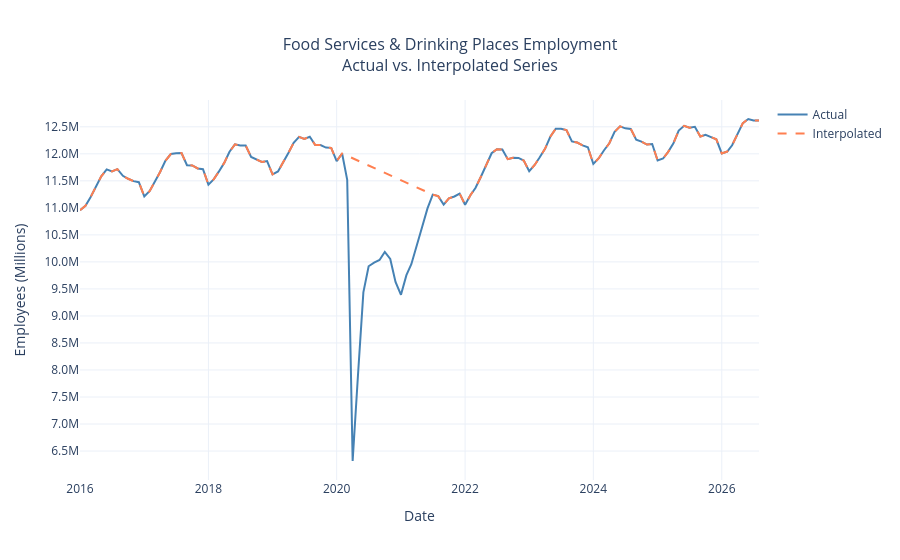

Notebook source saved alongside this figure:
### Markdown cell above
## Full Series

Before diving in, it’s worth clarifying what “food services and drinking places” actually includes. This category covers restaurants, bars, food trucks, and other establishments where food and drinks are prepared and served to customers, whether that’s full-service dining, fast food, or takeout.

Employment in food services and drinking places grew steadily from about 10.95 million in January 2016 to a peak of roughly 12.32 million in August 2019. Going into 2020, that upward trend appeared likely to continue. Instead, employment fell sharply during the onset of the COVID-19 pandemic, declining by about 5.7 million jobs from February to April, nearly 50% of total employment in the industry.

Sharp increases in employment were reported in May and June 2020, but the industry didn’t fully recover to February 2020 levels until June 2022, more than two years later.

Since then, growth has been more gradual, with employment generally trending upward despite the seasonal fluctuations visible in the series. In April, employment rose above the pre-pandemic peak for the first time in 2026. Employment continued to rise through June, reaching about 12.64 million, before easing slightly in July and August. Even with that slight pullback, employment has remained above the pre-pandemic peak for five consecutive months in 2026.

Note: This data comes from the Current Employment Statistics (CES) and reflects payroll positions, not individual workers. If someone holds two restaurant jobs, they are counted twice. At the same time, workers paid off payroll are not included. So this is best interpreted as a measure of formal payroll activity in the industry rather than a count of unique people.

### Code cell
# =============================================================================
# COVID Interpolation
# =============================================================================

df_raw = df.copy()
df_interp = df.copy()
df_interp.loc['2020-03-01':'2021-06-01', 'employed'] = np.nan
df_interp['employed'] = df_interp['employed'].interpolate(method='time')

fig = go.Figure()

fig.add_trace(go.Scatter(
    x=df_raw.index, y=df_raw['employed'],
    mode='lines', name='Actual',
    line=dict(color='steelblue', width=2)
))

fig.add_trace(go.Scatter(
    x=df_interp.index, y=df_interp['employed'],
    mode='lines', name='Interpolated',
    line=dict(color='coral', width=2, dash='dash')
))

fig.update_layout(
    title=dict(text='Food Services & Drinking Places Employment<br>Actual vs. Interpolated Series',
               x=0.5, font=dict(size=16)),
    xaxis_title='Date',
    yaxis_title='Employees (Millions)',
    yaxis=dict(tickformat='.1fM', tickvals=list(range(6_500_000, 13_000_000, 500_000)),
               ticktext=[f'{v/1_000_000:.1f}M' for v in range(6_500_000, 13_000_000, 500_000)]),
    hovermode='x unified',
    template='plotly_white'
)

fig.show()
